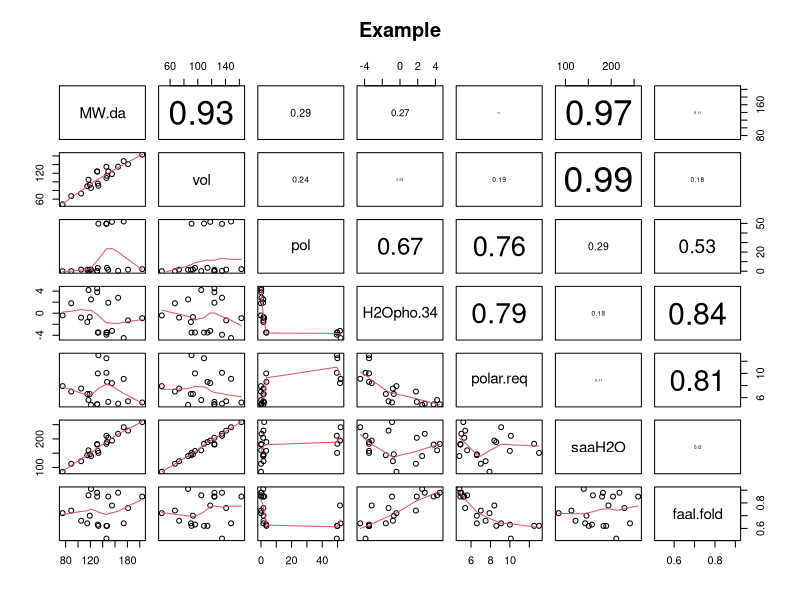
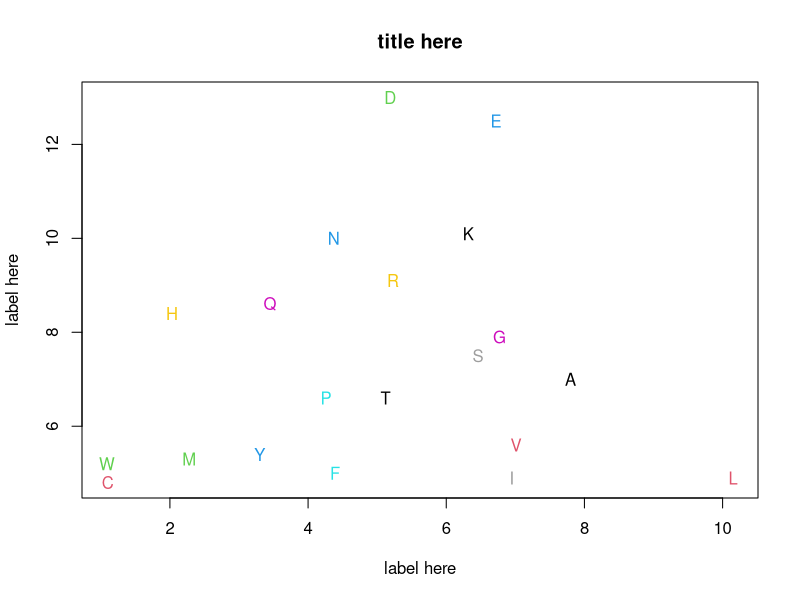
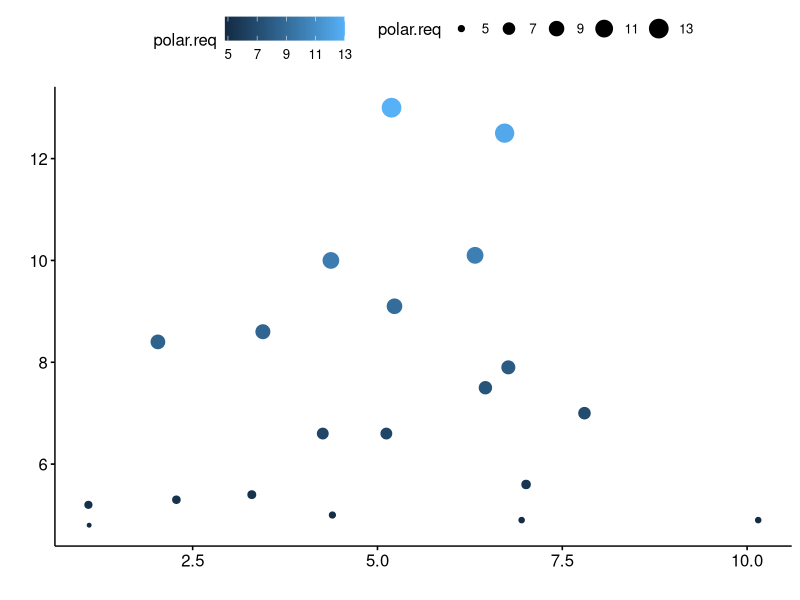
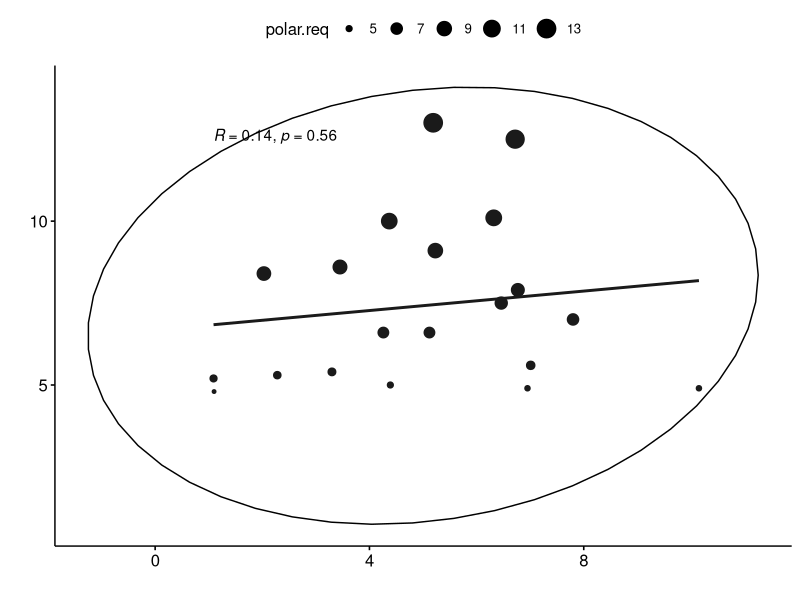
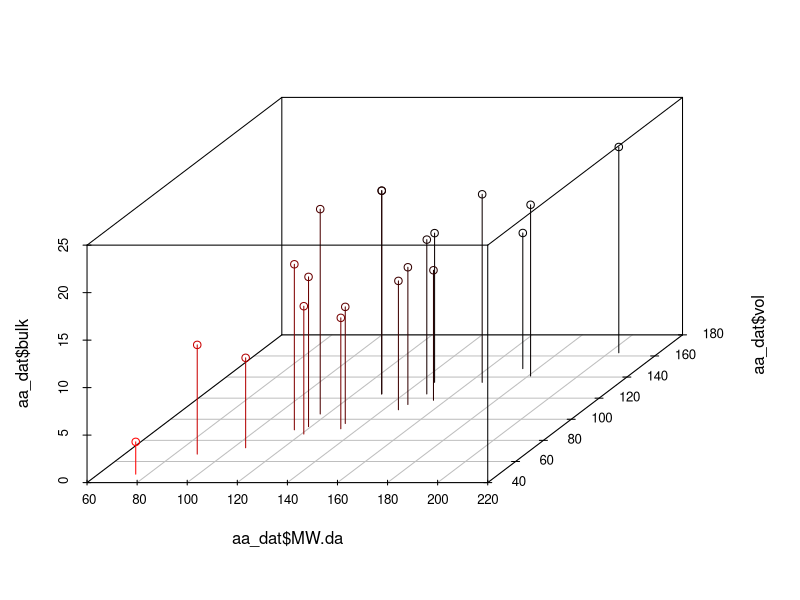
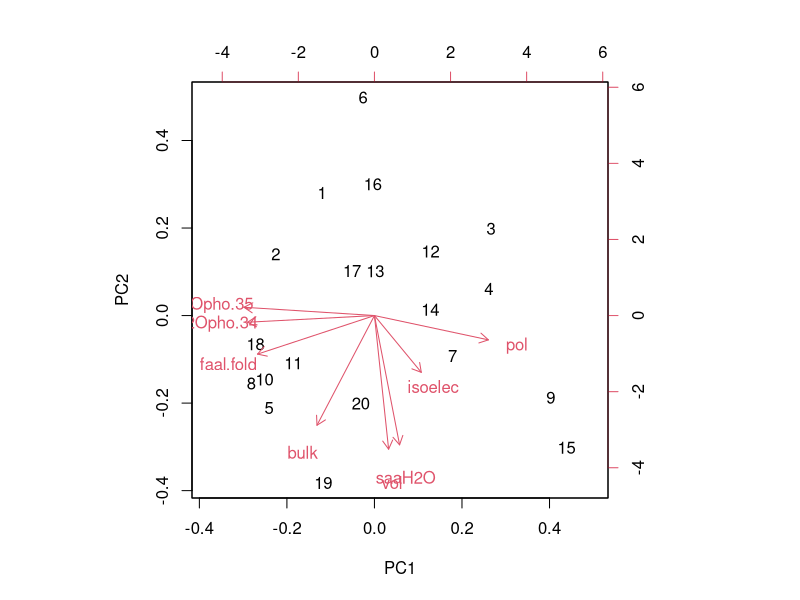
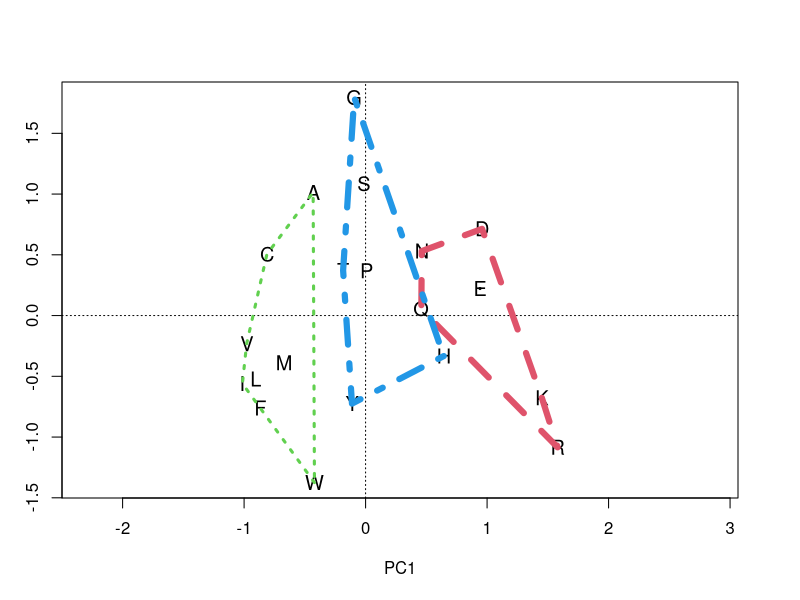
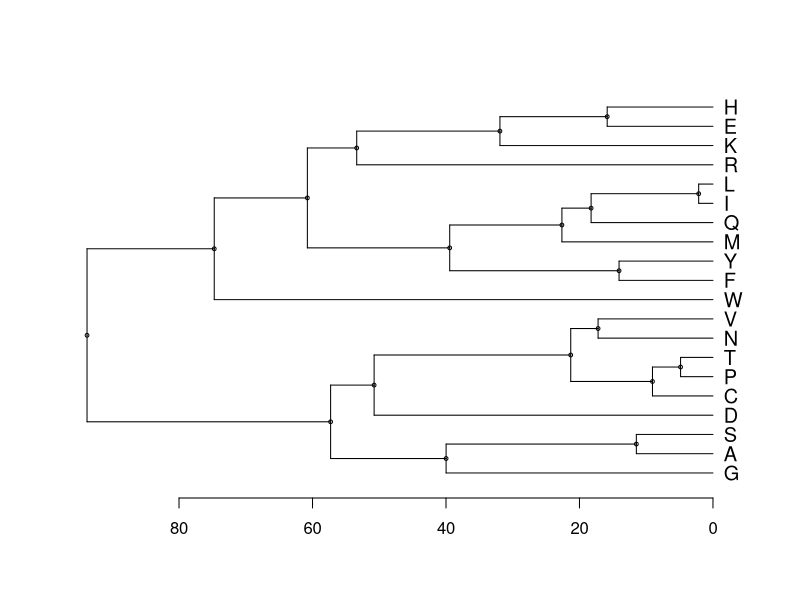

Write the R code that produced these figures, in order.
## ---- chunk 1
knitr::opts_chunk$set(echo = TRUE, eval = FALSE)
## ---- chunk 2
library(ggplot2)
library(ggpubr)
library(vegan)
library(scatterplot3d)
## ---- chunk 3
# 1 letter code
aa        <-c('A','C','D','E','F','G','H','I','K','L','M','N',
              'P','Q','R','S','T','V','W','Y')


## molecular weight in dalton
MW.da     <-c(89,121,133,146,165,75,155,131,146,131,149,132,115,147,174,105,119,117,204,181)

## vol from van der Waals radii 
vol    <-c(67,86,91,109,135,48,118,124,135,124,124,96,90,
              114,148,73,93,105,163,141)

##  bulk – a measure of the shape of the side chain
bulk <-c(11.5,13.46,11.68,13.57,19.8,3.4,13.69,21.4,
              15.71,21.4,16.25,12.28,17.43,
              14.45,14.28,9.47,15.77,21.57,21.67,18.03)

## pol – a measure of the electric field strength around the molecule
pol  <-c(0,1.48,49.7,49.9,0.35,0,51.6,0.13,49.5,0.13,
              1.43,3.38,1.58,3.53,52,1.67,1.66,0.13,2.1,1.61)

## isoelec point
isoelec <-c(6,5.07,2.77,3.22,5.48,5.97,7.59,6.02,9.74,5.98,
                   5.74,5.41,6.3,5.65,10.76,5.68,6.16,5.96,5.89,5.66)

## 1st Hydrophobicity scale
H2Opho.34 <-c(1.8,2.5,-3.5,-3.5,2.8,-0.4,-3.2,4.5,-3.9,3.8,1.9,
                  -3.5,-1.6,-3.5,-4.5,-0.8,-0.7,4.2,-0.9,-1.3)

## 2nd Hydrophobicity scale
H2Opho.35 <-c(1.6,2,-9.2,-8.2,3.7,1,-3,3.1,-8.8,2.8,3.4,-4.8,
                  -0.2,-4.1,-12.3,0.6,1.2,2.6,1.9,-0.7)

## Surface area accessible to water in an unfolded peptide
saaH2O       <-c(113,140,151,183,218,85,194,182,211,180,204,158,
                 143,189,241,122,146,160,259,229)


## Fraction of accessible area lost when a protein folds
faal.fold    <-c(0.74,0.91,0.62,0.62,0.88,0.72,0.78,0.88,0.52,
                 0.85,0.85,0.63,0.64,0.62,0.64,0.66,0.7,0.86,0.85,0.76)



# Polar requirement 
polar.req    <-c(7,4.8,13,12.5,5,7.9,8.4,4.9,10.1,4.9,5.3,10,
                 6.6,8.6,9.1,7.5,6.6,5.6,5.2,5.4)

## relative frequency of occurance
## "The frequencies column shows the mean 
### percentage of each amino acid in the protein sequences 
### of modern organisms"
freq        <-c(7.8,1.1,5.19,6.72,4.39,6.77,2.03,6.95,6.32,
                10.15,2.28,4.37,4.26,3.45,5.23,6.46,5.12,7.01,1.09,3.3)

##
# charges
## un = Un-charged
## neg = negative
## pos = positive
charge<-c('un','un','neg','neg','un','un','pos','un','pos',
          'un','un','un','un','un','pos','un','un','un','un','un')

## hydropathy
hydropathy<-c('hydrophobic','hydrophobic','hydrophilic','
              hydrophilic','hydrophobic','neutral','neutral',
              'hydrophobic','hydrophilic','hydrophobic','hydrophobic',
              'hydrophilic','neutral',
              'hydrophilic','hydrophilic','neutral','neutral',
              'hydrophobic','hydrophobic','neutral')

## vol
vol.cat<-c('verysmall','small','small','medium',
              'verylarge','verysmall','medium','large','large',
              'large','large','small','small','medium','large',
              'verysmall',
              'small','medium','verylarge','verylarge')

## pol
pol.cat<-c('nonpolar','nonpolar','polar','polar',
                'nonpolar','nonpolar','polar','nonpolar',
                'polar','nonpolar','nonpolar','polar','nonpolar','polar',
                'polar','polar','polar','nonpolar','nonpolar','polar')

## chemical
chemical<-c('aliphatic','sulfur','acidic','acidic','aromatic',
            'aliphatic','basic','aliphatic','basic','aliphatic','sulfur',
            'amide','aliphatic','amide','basic','hydroxyl','hydroxyl',
            'aliphatic','aromatic','aromatic')




## ---- chunk 4
### Build dataframe
aa_dat <- data.frame(aa, 
                     MW.da,vol,
                     bulk, pol, 
                     isoelec,H2Opho.34, H2Opho.35,
                     saaH2O, faal.fold, polar.req,
                     freq, charge, hydropathy,
                     vol.cat, pol.cat, chemical)
## ---- chunk 5
cor_ <- round(cor(aa_dat[,-c(1,13:17)]),2)
diag(cor_) <- NA
cor_[upper.tri(cor_)] <- NA
cor_


## ---- chunk 6
which(cor_ == max(cor_, na.rm = T), arr.ind = T)
## ---- chunk 7
max(cor_, na.rm = T)
min(cor_, na.rm = T)
which(cor_ == min(cor_, na.rm = T), arr.ind = T)
## ---- chunk 8
panel.cor <- function(x, y, digits = 2, prefix = "", cex.cor,...)
{
    usr <- par("usr"); on.exit(par(usr))
    par(usr = c(0, 1, 0, 1))
    r <- abs(cor(x, y))
    txt <- format(c(r, 0.123456789), digits = digits)[1]
    txt <- paste0(prefix, txt)
    if(missing(cex.cor)) cex.cor <- 0.8/strwidth(txt)
    text(0.5, 0.5, txt, cex = cex.cor * r)
}
## ---- chunk 9
plot(aa_dat[,c("MW.da","vol","pol",
               "H2Opho.34","polar.req",
               "saaH2O","faal.fold")],
     panel = panel.smooth,
      upper.panel =panel.cor ,
     main = "Example")
## ---- chunk 10
plot(polar.req  ~ freq, data = aa_dat,
     xlab = "label here",
     ylab = "label here",
     main = "title here",
     col = 0)

text(polar.req ~ freq, 
     labels = aa, 
     data = aa_dat, 
     col = 1:20)
## ---- chunk 11
ggscatter(y = "polar.req",
          x = "freq",
          size = "polar.req",
          color = "polar.req",
          data = aa_dat,
          xlab = "",
          ylab = "")
## ---- chunk 12
ggscatter(y = "polar.req",
          x = "freq",
          size = "polar.req",
           add = "reg.line",  # line of best fit
           ellipse = TRUE,   # data ellipse
          cor.coef = TRUE, # correlation coef
         # color = "freq",
          data = aa_dat,
         xlab = "",
         ylab = "")
## ---- chunk 13
scatterplot3d(x = aa_dat$MW.da,
              y = aa_dat$vol,
              z = aa_dat$bulk,
              highlight.3d = TRUE,
              type="h")
## ---- chunk 14
aa_dat2 <- aa_dat[,-c(1,
                      2,11,12,
                      13,14,15,16,17)]
## ---- chunk 15
pca.out <- prcomp(aa_dat2, scale = TRUE)
## ---- chunk 16
biplot(pca.out)
## ---- chunk 17
rda.out <- vegan::rda(aa_dat2, 
                      scale = TRUE)
## ---- chunk 18
rda_scores <- scores(rda.out)
## ---- chunk 19
biplot(rda.out, display = "sites", col = 0,)
orditorp(rda.out, display = "sites", labels = aa_dat$aa, cex = 1.2)
ordihull(rda.out,
         group = aa_dat$hydropathy,
         col = 1:7,
         lty = 1:7,
         lwd = c(3,6))
## ---- chunk 20
row.names(aa_dat2) <- paste(aa_dat$aa,
                            #aa_dat$hydropathy,
                            sep = ".")
## ---- chunk 21
dist_euc <- dist(aa_dat2, 
                 method = "euclidean")
## ---- chunk 22
clust_euc <- hclust(dist_euc,
                    method = "average")
## ---- chunk 23
dendro_euc <- as.dendrogram(clust_euc)
plot(dendro_euc,horiz = T,
     nodePar = list(pch = c(1,NA), 
                  cex = 0.5, 
                   lab.cex = 1.2))
